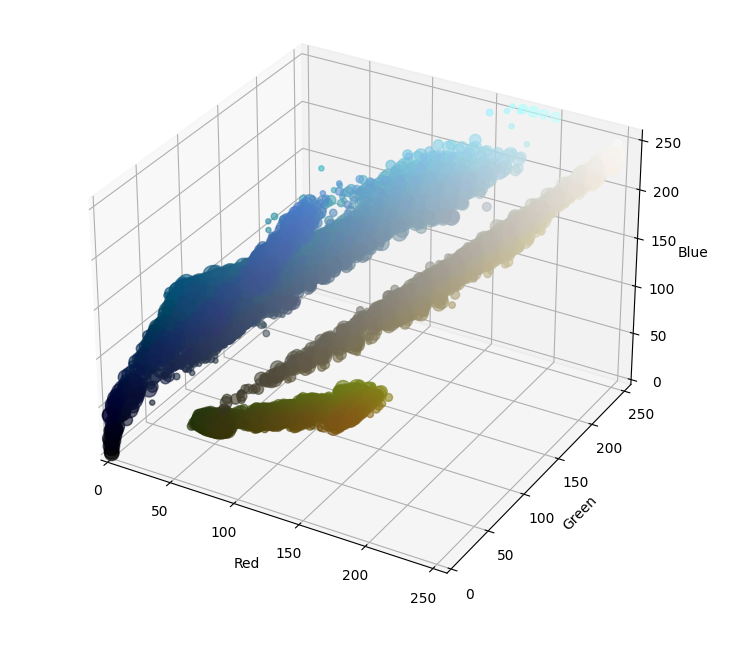
#> input picture code/dataAnalysis/plots/rgb/Abzu_x512.png, 750 x 650 px, given as the content of the folder C:/Users/Dennis/Desktop/New folder, which was not available
$ jupyter execute --allow-errors DataAnalysis.ipynb
#> lines starting #> are read from the running program, lines starting #| are printed output that depends on the picture; pictures that were not available may be replaced by others from this repository, and a replacement may not be noted
[cell 1]
import os
from PIL import Image
import matplotlib.pyplot as plt
import matplotlib.patches as mpatches
from collections import defaultdict
import numpy as np

def analyse_images_in_folder(root_folder):
#> called with root_folder = 'C:/Users/Dennis/Desktop/New folder'
    color_counts = defaultdict(int)

    for root, dirs, files in os.walk(root_folder):
        for file in files:
            if file.lower().endswith(('.png', '.jpg', '.jpeg', '.tiff', '.bmp', '.gif')):
                try:
                    with Image.open(os.path.join(root, file)) as img:
                        # Konvertierung in RGB, falls nötig
#> img is the input picture: PIL image 750x650 RGBA; mean R, G, B, A 232.3, 234.3, 235.2, 255
                        if img.mode != 'RGB':
                            img = img.convert('RGB')
#> img: PIL image 750x650 RGB

                        for pixel in list(img.getdata()):
                            color_counts[pixel] += 1
#> after the loop, color_counts = 26165 items
                except IOError:
                    print(f"Kann Datei {file} nicht öffnen.")

    return color_counts

def plot_color_distribution(color_counts):
    colors = list(color_counts.keys())
    counts = list(color_counts.values())

    # Erstellen des Farbstreifens für die X-Achse
    color_strip = np.array([colors])

    fig, ax = plt.subplots(figsize=(10, 8))

    # Farbstreifen anzeigen
    ax.imshow(color_strip, aspect='auto', extent=[0, len(colors), min(counts), max(counts)])

    # Punkte auf den Farbstreifen platzieren
    ax.scatter(range(len(colors)), counts, color=[(r/255, g/255, b/255) for r, g, b in colors])

    plt.ylabel('Häufigkeit')
    plt.title('Farbverteilung in Bildern')
    plt.show()

# Setzen Sie hier den Pfad zu Ihrem Ordner
root_folder = "C:/Users/Dennis/Desktop/New folder"
color_counts = analyse_images_in_folder(root_folder)
#> color_counts = 26165 items
plot_color_distribution(color_counts)
#> in plot_color_distribution, `plt.show()`:
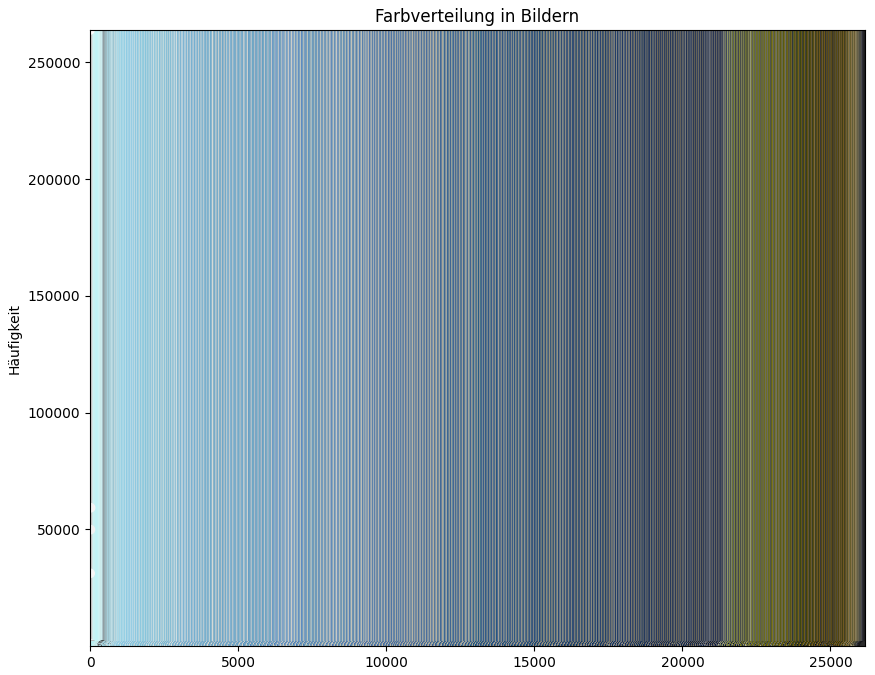
#> figure drawn by matplotlib, 1 panel

[cell 2]
import cv2
import matplotlib.pyplot as plt
import numpy as np
from os import listdir
from os.path import isfile, join

def load_images_from_folder(folder):
    """Lädt alle Bilder aus dem angegebenen Ordner."""
    images = []
    for filename in listdir(folder):
        img = cv2.imread(join(folder, filename))
        if img is not None:
            images.append(img)
    return images

def simplify_color(color, bins_per_channel):
    """Vereinfacht die Farbe, indem sie in weniger Bins pro Kanal reduziert wird."""
    return tuple((component // bins_per_channel) * bins_per_channel for component in color)

def calculate_color_distribution(images, bins_per_channel=32):
    """Berechnet die vereinfachte Farbverteilung in einer Liste von Bildern."""
    color_counts = {}
    for img in images:
        # Konvertiere das Bild in RGB
        img_rgb = cv2.cvtColor(img, cv2.COLOR_BGR2RGB)
        for row in img_rgb:
            for color in row:
                simplified_color = simplify_color(color, bins_per_channel)
                color_counts[simplified_color] = color_counts.get(simplified_color, 0) + 1
    return color_counts

def plot_color_distribution(color_distribution):
    """Plottet die Farbverteilung in einem Säulendiagramm."""
    colors = [f'#{r:02x}{g:02x}{b:02x}' for (r, g, b) in color_distribution.keys()]
    counts = list(color_distribution.values())

    plt.figure(figsize=(10, 6))
    plt.bar(colors, counts, color=colors)
    plt.xlabel('Farben')
    plt.ylabel('Häufigkeit')
    plt.title('Farbverteilung in Bildern')
    plt.xticks(rotation=90)
    plt.show()

folder_path = "C:/Users/Dennis/Desktop/Pro/AITest/imgGen/Data/Data_freepbr1k"

# Laden der Bilder
images = load_images_from_folder(folder_path)
#> images = 1 item

# Berechnen der Farbverteilung
color_distribution = calculate_color_distribution(images)
#> the loop in calculate_color_distribution, `for img in images:` made 1 pass
#> after the loop in calculate_color_distribution, `for img in images:`: color_counts = 108 items
#> color_distribution = 108 items

# Darstellen der Farbverteilung
plot_color_distribution(color_distribution)
#> in plot_color_distribution, `colors = [f'#{r:02x}{g:02x}{b:02x}' for (r, g, b) in color_distributio..`: colors = 108 items, first 6: '#e0e0e0', '#c0c0c0', '#a0a0a0', '#c0e0e0', '#a0e0e0', '#a0c0c0'
#> in plot_color_distribution, `counts = list(color_distribution.values())`: counts = 108 values, max 416334 at index 0, min 1 at index 37, mean 4513.9
#> in plot_color_distribution, `plt.show()`:
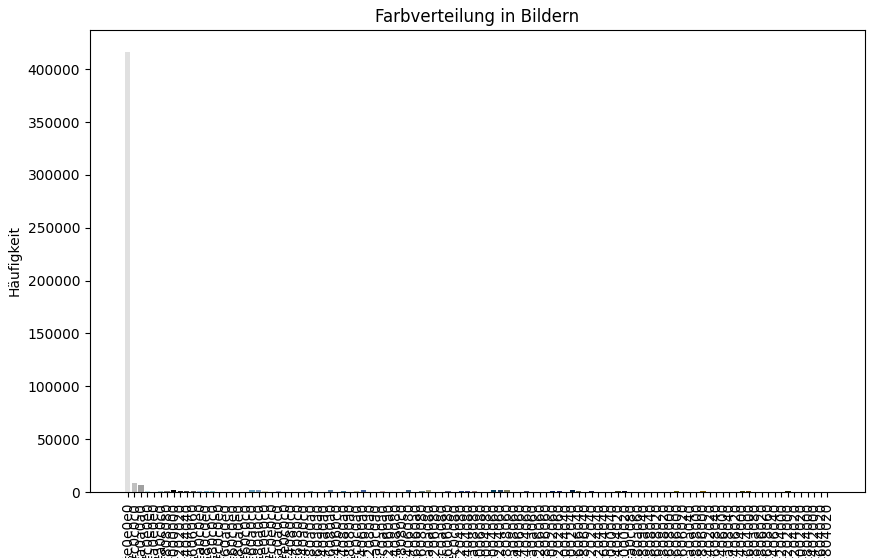
#> figure drawn by matplotlib, 1 panel; tallest bar 416334 high, from x = -0.4 to 0.4

[cell 3]
import cv2
import matplotlib.pyplot as plt
import numpy as np
from os import listdir
from os.path import isfile, join

def load_images_from_folder(folder):
    """Lädt alle Bilder aus dem angegebenen Ordner."""
    images = []
    for filename in listdir(folder):
        img = cv2.imread(join(folder, filename))
        if img is not None:
            images.append(img)
    return images

def simplify_color(color, bins_per_channel):
    """Vereinfacht die Farbe, indem sie in weniger Bins pro Kanal reduziert wird."""
    return tuple((component // bins_per_channel) * bins_per_channel for component in color)

def calculate_color_distribution(images, bins_per_channel=32):
    """Berechnet die vereinfachte Farbverteilung in einer Liste von Bildern."""
    color_counts = {}
    total_pixels = 0
    for img in images:
        # Konvertiere das Bild in RGB
        img_rgb = cv2.cvtColor(img, cv2.COLOR_BGR2RGB)
        total_pixels += img_rgb.shape[0] * img_rgb.shape[1]
        for row in img_rgb:
            for color in row:
                simplified_color = simplify_color(color, bins_per_channel)
                color_counts[simplified_color] = color_counts.get(simplified_color, 0) + 1
    return color_counts, total_pixels

def plot_color_distribution(color_distribution, total_pixels):
    """Plottet die Farbverteilung in einem Säulendiagramm."""
    colors = [f'#{r:02x}{g:02x}{b:02x}' for (r, g, b) in color_distribution.keys()]
    counts = [count / total_pixels * 100 for count in color_distribution.values()]

    plt.figure(figsize=(10, 6))
    plt.bar(colors, counts, color=colors)
    plt.xlabel('Farben')
    plt.ylabel('Häufigkeit (%)')
    plt.title('Farbverteilung in Bildern (in %)')
    plt.xticks(rotation=90)
    plt.show()

# Pfad zum Verzeichnis mit Ihren Bildern
folder_path = "C:/Users/Dennis/Desktop/New folder"

# Laden der Bilder
images = load_images_from_folder(folder_path)

# Berechnen der Farbverteilung
color_distribution, total_pixels = calculate_color_distribution(images)
#> the loop in calculate_color_distribution, `for img in images:` made 1 pass
#> total_pixels on pass 1: 487500
#> after the loop in calculate_color_distribution, `for img in images:`: color_counts = 108 items; total_pixels = 487500
#> total_pixels = 487500

# Darstellen der Farbverteilung
plot_color_distribution(color_distribution, total_pixels)
#> in plot_color_distribution, `counts = [count / total_pixels * 100 for count in color_distribution.v..`: counts = 108 values, max 85.4 at index 0, min 0.000205 at index 37, mean 0.926
#> in plot_color_distribution, `plt.show()`:
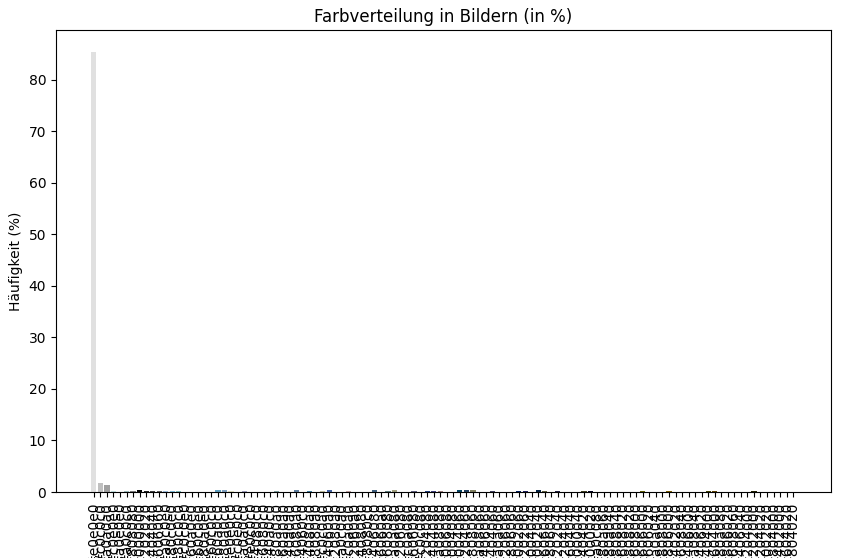
#> figure drawn by matplotlib, 1 panel; tallest bar 85.4 high, from x = -0.4 to 0.4
